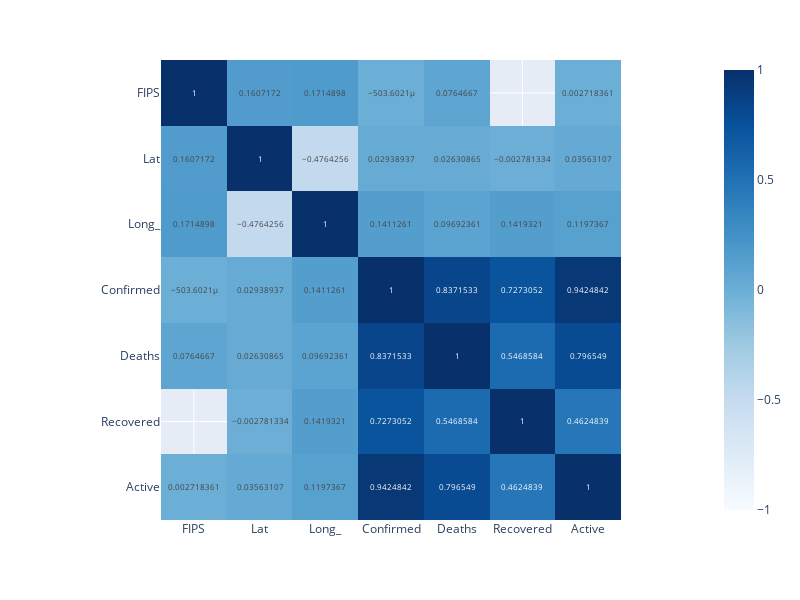

This figure's notebook cell:
### Markdown cell above
<div class="alert alert-block" style="border: 1px solid #000000FF;background-color:#B5BCFDFF;">
<font size="3em" style="font-weight:bold;color:#000000FF;">파이썬 시각화 라이브러리</font><br>

---

- ##### matplotlib : ***파이썬에서 가장 기본적으로 사용***
- ##### seaborn : ***matplotlib을 추상화 해서 쉽게 사용 가능하게 해줌.***
- ##### plotly : ***최신 시각화 라이브러리 (사용자의 행동에 반응하는 인터렉티브 기능 제공)***
</div>

### Code cell
import plotly.express as px

plot = px.imshow(
    corr,
    text_auto=True, #칸 안에 상관관계 값 적음
    color_continuous_scale='Blues', #색깔
    zmin=-1, zmax=1, #상관관계 최소 최댓값
    width=800, height=600 #그래프 가로 세로 크기
)
plot.show()

### Figure 1 — Plotly figure (JSON) as saved in the notebook; plotly's stock layout.template omitted (floating-point values rounded to 4 significant figures)
{"data": [{"coloraxis": "coloraxis", "hovertemplate": "x: %{x}<br>y: %{y}<br>color: %{z}<extra></extra>", "name": "0", "texttemplate": "%{z}", "type": "heatmap", "x": ["FIPS", "Lat", "Long_", "Confirmed", "Deaths", "Recovered", "Active"], "xaxis": "x", "y": ["FIPS", "Lat", "Long_", "Confirmed", "Deaths", "Recovered", "Active"], "yaxis": "y", "z": [[1, 0.1607, 0.1715, -0.0005036, 0.07647, null, 0.002718], [0.1607, 1, -0.4764, 0.02939, 0.02631, -0.002781, 0.03563], [0.1715, -0.4764, 1, 0.1411, 0.09692, 0.1419, 0.1197], [-0.0005036, 0.02939, 0.1411, 1, 0.8372, 0.7273, 0.9425], [0.07647, 0.02631, 0.09692, 0.8372, 1, 0.5469, 0.7965], [null, -0.002781, 0.1419, 0.7273, 0.5469, 1, 0.4625], [0.002718, 0.03563, 0.1197, 0.9425, 0.7965, 0.4625, 1]]}], "layout": {"coloraxis": {"cmax": 1, "cmin": -1, "colorscale": [[0, "rgb(247,251,255)"], [0.125, "rgb(222,235,247)"], [0.25, "rgb(198,219,239)"], [0.375, "rgb(158,202,225)"], [0.5, "rgb(107,174,214)"], [0.625, "rgb(66,146,198)"], [0.75, "rgb(33,113,181)"], [0.875, "rgb(8,81,156)"], [1, "rgb(8,48,107)"]]}, "height": 600, "margin": {"t": 60}, "width": 800, "xaxis": {"anchor": "y", "autorange": true, "constrain": "domain", "domain": [0.1266, 0.8734], "range": [-0.5, 6.5], "scaleanchor": "y", "type": "category"}, "yaxis": {"anchor": "x", "autorange": true, "constrain": "domain", "domain": [0, 1], "range": [6.5, -0.5], "type": "category"}}}
